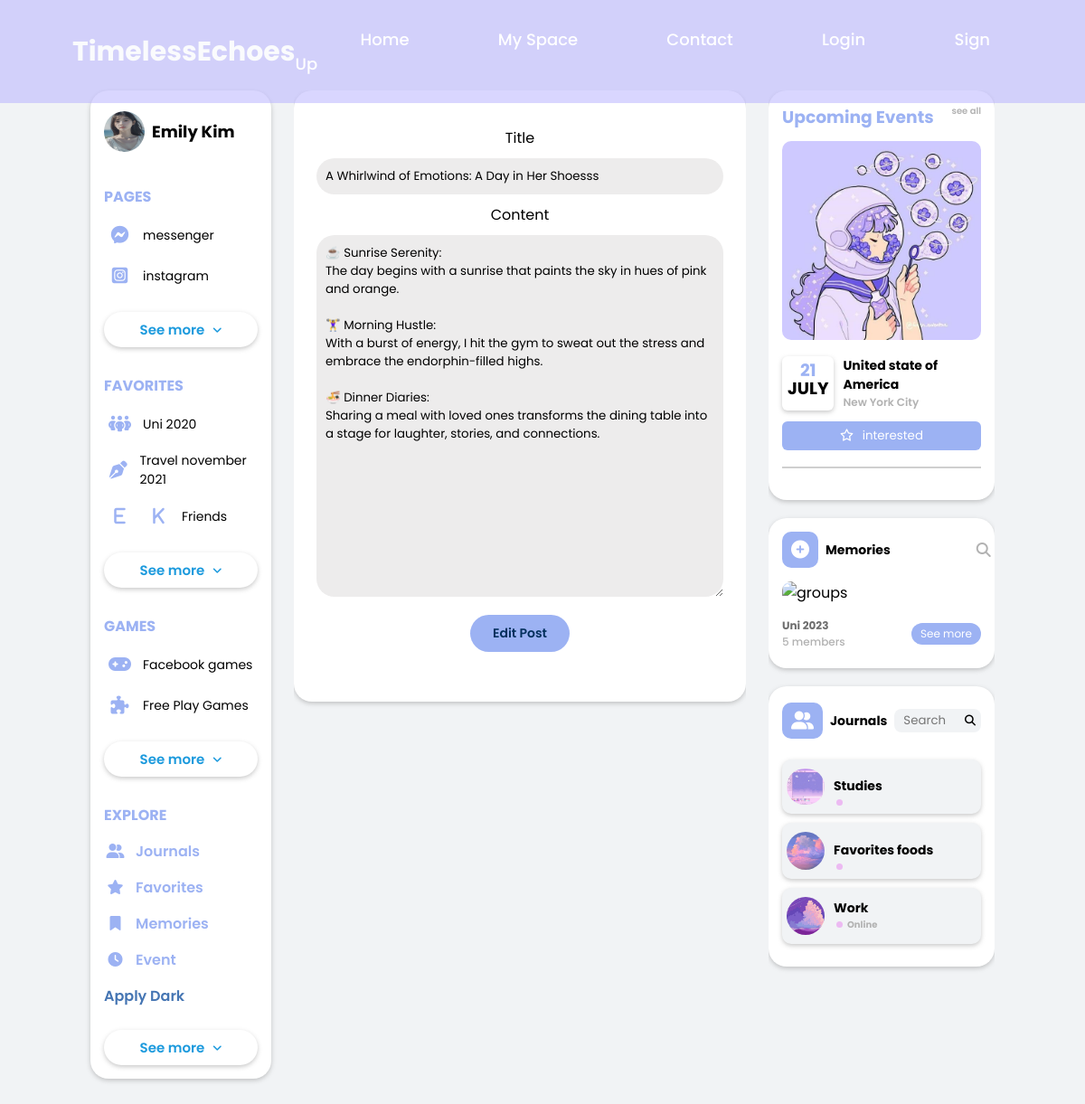
The page /editar/1 on the database its author committed.
### modelos.py (models this page shows)
class Lista(db.Model):
    id = db.Column(db.Integer, primary_key=True)
    titulo = db.Column(db.String(255))
    parrafo = db.Column(db.Text)

### app.py (the view)
@app.route('/editar/<id>', methods=['GET', 'POST'])
def editar(id):
    lista = Lista.query.get(id)
    if request.method == 'POST':
        lista.titulo = request.form.get('titulo')
        lista.parrafo = request.form.get('parrafo')
        db.session.commit()
        return redirect(url_for('index'))
    return render_template('editar.html', lista=lista)

### templates/editar.html (shortened to what this page needs)
<!DOCTYPE html>
<html lang="en">
<head>
    <link rel="stylesheet" type="text/css" href="{{ url_for('static', filename='styles/stylecrear.css') }}">
    <link href='https://unpkg.com/boxicons@2.1.4/css/boxicons.min.css' rel='stylesheet'>
    <link rel="stylesheet" href="https://cdnjs.cloudflare.com/ajax/libs/font-awesome/6.5.1/css/all.min.css">
</head>
<body style="background-color: #f1f3f5;">
    <header class="header">
        <a href="#" class="logo">TimelessEchoes</a>
        <nav class="navbar">
            <a href="{{ url_for('landing') }}">Home</a>
            <a href="{{ url_for('index') }}">My Space</a>
            <a href="{{ url_for('landing') }}">Contact</a>
            <a href="{{ url_for('login') }}">Login</a>
            <a href="{{ url_for('sign_up') }}">Sign Up</a>
        </nav>
    </header>
    <section class="home-page-wrapper">
        <div class="home-page">
            <div class="container-home">
                <div class="home-weapper">
                    <div class="home-left">
                        <div class="profile">
                            <img src="/static/images/profile.jpg" alt="profile">
                            <h3>Emily Kim</h3>
                        </div>
                        <div class="pages">
                            <h4 class="mini-headign">Pages</h4>
                            <label for="">
                                <i class="fa-brands fa-facebook-messenger"></i>
                                <span>messenger</span>
                            </label>
                            <label for="">
                                <i class="fa-brands fa-square-instagram"></i>
                                <span>instagram</span>
                            </label>
                            <button class="see-more-btn">See more <i class="fa-solid fa-angle-down"></i></button>
                        </div>
                        <div class="group">
                            <h4 class="mini-headign">Favorites</h4>
                            <label for="">
                                <i class="fa-solid fa-people-group"></i>
                                <span>Uni 2020</span>
                            </label>
                            <label for="">
                                <i class="fa-solid fa-pen-nib"></i>
                                <span>Travel november 2021</span>
                            </label>
                            <label for="">
                                <i class="fa-solid fa-e"></i><i class="fa-solid fa-k"></i>
                                <span>Friends</span>
                            </label>
                            <button class="see-more-btn">See more <i class="fa-solid fa-angle-down"></i></button>
                        </div>
                        <div class="games">
                            <h4 class="mini-headign">Games</h4>
                            <label for="">
                                <i class="fa-solid fa-gamepad"></i>
                                <span>Facebook games</span>
                            </label>
                            <label for="">
                                <i class="fa-solid fa-puzzle-piece"></i>
                                <span>Free Play Games</span>
                            </label>
                            <button class="see-more-btn">See more <i class="fa-solid fa-angle-down"></i></button>
                        </div>
                        <div class="explore">
                            <h4 class="mini-headign">Explore</h4>
                            <a href="#"><i class="fa-solid fa-user-group"></i>Journals</a>
                            <a href="#"><i class="fa-solid fa-star"></i>Favorites</a>
                            <a href="#"><i class="fa-solid fa-bookmark"></i>Memories</a>
                            <a href="#"><i class="fa-solid fa-clock"></i>Event</a>
                            <div>
                                Apply Dark
                            </div>
                            <button class="see-more-btn">See more <i class="fa-solid fa-angle-down"></i></button>
                        </div>
                    </div>
<div class="home-center">
    <div class="home-center-wrapper">
        <div class="fb-post1">
            <div class="fb-post1-container">
                <div class="fb-p1-main">
                    <div class="post-title">
                        <form method="POST" action="{{ url_for('editar', id=lista.id) }}">
                            <label for="titulo">Title</label>
                            <input type="text" id="titulo" name="titulo" value="{{ lista.titulo }}" required>
                            <label for="parrafo">Content</label>
                            <textarea id="parrafo" name="parrafo" required>{{ lista.parrafo }}</textarea>
                            <button class="createbutton" type="submit">  Edit Post</button>
                        </form>
                    </div>
                </div>
            </div>
        </div>
    </div>
</div>
                    <div class="home-right">
                        <div class="home-right-wrapper">
                            <div class="event-friend">
                                <div class="event">
                                    <h3 class="heading">Upcoming Events <span>see all</span></h3>
                                    <img src="/static/images/96d2afa0c78eabbd2a3965b394ca26ac.jpg" alt="event-img">
                                    <div class="event-date">
                                        <h3>21 <b>july</b></h3>
                                        <h4>United state of America <span>New York City</span></h4>
                                    </div>
                                    <button class="interested"><i class="fa-regular fa-star"></i> interested</button>
                                </div>
                                <hr>
                            </div>
                            <div class="create-page">
                                <ul>
                                    <li>
                                        <i class="fa-solid fa-circle-plus"></i>
                                        <h4>Memories</h4>
                                        <i class="fa-solid fa-magnifying-glass"></i>
                                    </li>
                                    <li>
                                        <img src="/static/images/notused/4.jpg" alt="groups">
                                    </li>
                                    <li>
                                        <b>Uni 2023 <span>5 members</span></b>
                                        <button>See more</button>
                                    </li>
                                </ul>
                            </div>
                            <div class="messenger">
                                <div class="messenger-search">
                                    <i class="fa-solid fa-user-group"></i>
                                    <h4>Journals</h4>
                                    <input type="search" placeholder="Search">
                                    <i class="fa-solid fa-magnifying-glass"></i>
                                </div>
                                <ul>
                                    <li>
                                        <img src="/static/images/11ed2a2f74ec1480f66a2f85b0175a98.jpg" alt="user">
                                        <b>Studies</b>
                                    </li>
                                    <li>
                                        <img src="/static/images/9a777906477be5c5efffe63e1b039a47.jpg" alt="user">
                                        <b>Favorites foods </b>
                                    </li>
                                    <li>
                                        <img src="/static/images/e5586e45c8742d270a9a352aa1ba03ce.jpg" alt="user">
                                        <b>Work <span>Online</span></b>
                                    </li>
                                </ul>
                            </div>
                        </div>
                    </div>
                </div>
            </div>
        </div>
    </section>
</body>
</html>

### rows shown on the page
Lista: titulo "A Whirlwind of Emotions: A Day in Her Shoesss", parrafo "☕ Sunrise Serenity: The day begins with a sunrise that paints the sky in hues of pink and orange. 🏋️‍♀️ Morning Hustle: With a burst of energy, I hit the gym to sweat out the stress and embrace the endorphin-filled highs. 🍜 Dinner Diaries: Sharing a meal with loved ones transforms the dining table into a stage for laughter, stories, and connections."
